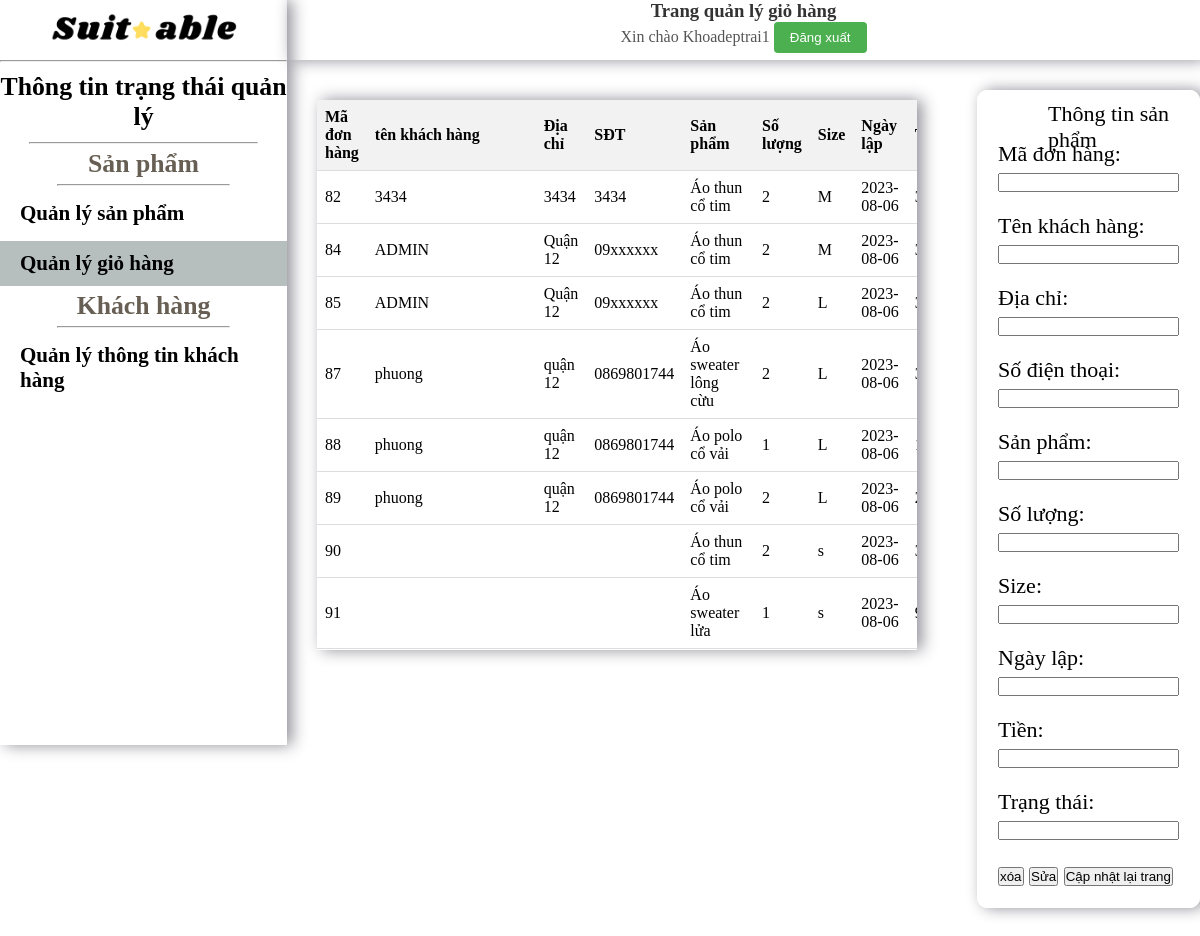
Page /carts.php (signed in) on the committed database.
### tables this page shows
CREATE TABLE `tb_donhang` (
  `ID_DonHang` int(5) NOT NULL,
  `tentaikhoan` text NOT NULL COMMENT 'tentaikhoan',
  `tenKhachHang` varchar(50) NOT NULL,
  `diaChi` varchar(50) NOT NULL,
  `SDT` varchar(10) NOT NULL,
  `sanPham` varchar(50) NOT NULL,
  `soLuong` int(11) NOT NULL,
  `size` varchar(2) NOT NULL,
  `mausac` varchar(50) NOT NULL,
  `ngaylap` date NOT NULL,
  `tien` int(11) NOT NULL,
  `trangthai` varchar(20) NOT NULL
);

### carts.php (the view, shortened to what this page needs)
<!DOCTYPE html>
<html lang="en">
<head>
    <link rel="stylesheet" type="text/css" href="https://cdnjs.cloudflare.com/ajax/libs/OwlCarousel2/2.3.4/assets/owl.carousel.min.css" />
    <link rel="stylesheet" href="css/carts_css.css">
</head>
<body>
    <div class="section_menu_admin">
        <div class="represent_menu">
            <img class="logo_website" src="logosuit.png" alt="">
        </div>
        <hr width="100%">
        <div class="options_menu">
            <div class="status_manage">
                <h3 class="infomation_sum"><a href="admin.php">Thông tin trạng thái quản lý</a></h3>
            </div>
            <hr style="margin: 0 auto; width:80%;" >
            <div class="manage_products">
                <h3 class="title_product">Sản phẩm</h3>
                <hr style="margin: 0 auto; width:60%;" >
                <div class="manage_product_detail manage_list_products">
                    <h3><a href="products.php">Quản lý sản phẩm</a></h3>
                </div>
                <div class="manage_product_detail manage_carts">
                    <h3><a href="carts.php">Quản lý giỏ hàng</a></h3>
                </div>
            </div>
            <div class="manage_clients">
                <h3 class="title_clients">Khách hàng</h3>
                <hr style="margin: 0 auto; width:60%;" >
                <div class="manage_client-detail manage_list_client">
                    <h3><a href="client.php">Quản lý thông tin khách hàng</a></h3>
                </div>
            </div>
        </div>
    </div>
    <div class="section_right_manage">
        <div class="section_account_admin">
            <h3>Trang quản lý giỏ hàng</h3>
            <?php
                if (isset($_SESSION['loged'])) {
                  echo '<span class="welcome-msg"> Xin chào '.$_SESSION['name']. ' <button><a href="logout.php">Đăng xuất</a></button>';
                } else {
                    echo '<script type="text/javascript">alert("Bạn chưa đăng nhập! Vui lòng đăng nhập để tiếp tục!"); window.location="login.php";</script>';
                }
            ?>
        </div>
        <div class="section_layout_content">
            <div class="area_section_data">
                <div class="list_info_detail_product">
                    <table class="list_products">
                        <tr>
                            <th>Mã đơn hàng</th>
                            <th>tên khách hàng</th>
                            <th>Địa chỉ</th>
                            <th>SĐT</th>
                            <th>Sản phẩm</th>
                            <th>Số lượng</th>
                            <th>Size</th>
                            <th>Ngày lập</th>
                            <th>Tiền</th>
                        </tr>
                        <?php
                            include "connect.php";
                            $sql_select_list_don_hang = "SELECT * FROM tb_donhang";
                            $result_select_list_don_hang = mysqLi_query($conn, $sql_select_list_don_hang);
                            while($row_select_list_don_hang = mysqLi_fetch_array($result_select_list_don_hang)){
                        ?>
                        <tr>
                            <td><?php echo$row_select_list_don_hang['ID_DonHang'] ?></td>
                            <td><?php echo$row_select_list_don_hang['tenKhachHang'] ?></td>
                            <td><?php echo$row_select_list_don_hang['diaChi'] ?></td>
                            <td><?php echo$row_select_list_don_hang['SDT'] ?></td>
                            <td><?php echo$row_select_list_don_hang['sanPham'] ?></td>
                            <td><?php echo$row_select_list_don_hang['soLuong'] ?></td>
                            <td><?php echo$row_select_list_don_hang['size'] ?></td>
                            <td><?php echo$row_select_list_don_hang['ngaylap'] ?></td>
                            <td><?php echo$row_select_list_don_hang['tien'] ?></td>
                        </tr>
                        <?php    } ?>
                    </table>
                </div>
            </div>
            <div class="area_edit_info_product">
                <div class="edit_carts">
                    <form class="form_edit_cart" method="post" action="carts.php">
                        <div class="form-group">
                            <label for="id_dh">Mã đơn hàng:</label>
                            <input type="text" id="id_dh" name="id_dh">
                        </div>
                        <div class="form-group">
                            <label for="name">Tên khách hàng:</label>
                            <input type="text" id="name" name="name">
                        </div>
                        <div class="form-group">
                            <label for="address">Địa chỉ:</label>
                            <input type="text" id="address" name="address">
                        </div>
                        <div class="form-group">
                            <label for="SDT">Số điện thoại:</label>
                            <input type="text" id="SDT" name="SDT">
                        </div>
                        <div class="form-group">
                            <label for="sanpham">Sản phẩm:</label>
                            <input type="text" id="sanpham" name="sanpham">
                        </div>
                        <div class="form-group">
                            <label for="soluong">Số lượng:</label>
                            <input type="text" id="soluong" name="soluong">
                        </div>
                        <div class="form-group">
                            <label for="size">Size:</label>
                            <input type="text" id="size" name="size">
                        </div>
                        <div class="form-group">
                            <label for="date_dh">Ngày lập:</label>
                            <input type="text" id="date_dh" name="date_dh">
                        </div>
                        <div class="form-group">
                            <label for="tien">Tiền:</label>
                            <input type="text" id="tien" name="tien">
                        </div>
                        <div class="form-group">
                            <label for="trangthai">Trạng thái:</label>
                            <input type="text" id="trangthai" name="trangthai">
                        </div>
                        <button type="submit" class="btn-delete" name="delete_donhang">xóa</button>
                        <button type="submit" class="btn-update" name="update_donhang">Sửa</button>
                        <button type="submit" class="btn-reload" name="reload_donhang">Cập nhật lại trang</button>
                    </form>
                </div>
            </div>
        </div>
    </div>
</body>
</html>

### css/carts_css.css (style rules this page uses)
* { margin: 0; padding: 0; box-sizing: border-box; }
body { display: flex; }
.section_menu_admin { background-color: white; width: 480px; height: 745px; box-shadow: 5px 0px 15px rgb(142, 142, 151); }
.represent_menu { margin: 10px 20px; display: flex; text-align: center; align-items: center; }
.logo_website { width: 200px; height: 40px; margin: 0 auto; object-fit: cover; }
.status_manage { text-align: center; font-size: 22px; margin: 5px 0px; }
.infomation_sum { padding: 5px 0px; }
a { text-decoration: none; color: black; }
.manage_products { font-size: 22px; }
.title_product { color: rgb(103, 95, 83); margin: 5px 0px; text-align: center; }
.manage_product_detail { padding: 10px 20px; margin: 5px 0px; color: black; font-size: 18px; }
.manage_clients { font-size: 22px; }
.manage_carts { background-color: rgb(182, 190, 190); }
.title_clients { color: rgb(103, 95, 83); margin: 5px 0px; text-align: center; }
.manage_list_client { padding: 10px 20px; margin: 5px 0px; color: black; font-size: 18px; }
.manage_product_detail, .manage_client-detail { padding: 10px 20px; margin: 5px 0px; color: black; font-size: 18px; }
.section_right_manage { width: 100%; }
.section_account_admin { height: 60px; box-shadow: 5px 0px 15px rgb(142, 142, 151); }
.section_layout_content { display: flex; margin: 30px 0px 0px 20px; }
.area_section_data { padding: 10px; margin-right: 20px; }
.list_info_detail_product { box-shadow: 5px 0px 15px rgb(142, 142, 151); max-height: 550px; width: 600px; overflow: auto; }
.list_products { width: 100%; border-collapse: collapse; }
th, td { padding: 8px; text-align: left; border-bottom: 1px solid #ddd; }
th { max-height: 20px; background-color: #f2f2f2; }
.area_edit_info_product { margin-left: 30px; }
.edit_carts { border: 1px solid white; font-size: 22px; position: relative; border-radius: 10px; box-shadow: 5px 0px 15px rgb(142, 142, 151); padding-top: 20px; }
.form_edit_cart { margin: 30px 20px 20px 20px; }
.form_edit_cart::after { content:"Thông tin sản phẩm"; background-color: rgba(255, 255, 255,0); position: absolute; top: 10px; left: 60px; margin-left: 10px; }
.form-group { margin: 0px 0px 20px 0px; }

### carts.php (style rules this page uses)
.section_account_admin h3 { margin-top: 0; text-align: center; color: #333; }
.welcome-msg { display: block; text-align: center; font-size: 16px; color: #555; margin-bottom: 10px; }
.welcome-msg button { background-color: #4CAF50; color: #fff; border: none; padding: 8px 16px; border-radius: 4px; cursor: pointer; }
.welcome-msg button a { color: #fff; text-decoration: none; }

### rows in the picture
tb_donhang: ID_DonHang "82", tenKhachHang "3434", diaChi "3434", SDT "3434", sanPham "Áo thun cổ tim", soLuong "2", size "M", ngaylap "2023-08-06"
tb_donhang: ID_DonHang "84", tenKhachHang "ADMIN", diaChi "Quận 12", SDT "09xxxxxx", sanPham "Áo thun cổ tim", soLuong "2", size "M", ngaylap "2023-08-06"
tb_donhang: ID_DonHang "85", tenKhachHang "ADMIN", diaChi "Quận 12", SDT "09xxxxxx", sanPham "Áo thun cổ tim", soLuong "2", size "L", ngaylap "2023-08-06"
tb_donhang: ID_DonHang "87", tenKhachHang "phuong", diaChi "quận 12", SDT "0869801744", sanPham "Áo sweater lông cừu", soLuong "2", size "L", ngaylap "2023-08-06"
tb_donhang: ID_DonHang "88", tenKhachHang "phuong", diaChi "quận 12", SDT "0869801744", sanPham "Áo polo cổ vải", soLuong "1", size "L", ngaylap "2023-08-06"
tb_donhang: ID_DonHang "89", tenKhachHang "phuong", diaChi "quận 12", SDT "0869801744", sanPham "Áo polo cổ vải", soLuong "2", size "L", ngaylap "2023-08-06"
tb_donhang: ID_DonHang "90", sanPham "Áo thun cổ tim", soLuong "2", size "s", ngaylap "2023-08-06"
tb_donhang: ID_DonHang "91", sanPham "Áo sweater lửa", soLuong "1", size "s", ngaylap "2023-08-06"

### other values in the picture
$_SESSION['name'] "Khoadeptrai1"
